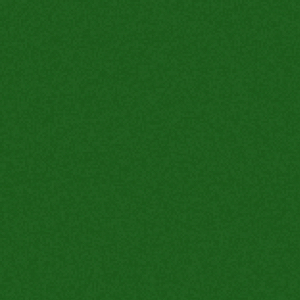
#> input picture green-felt.jpg, 300 x 300 px
$ python -i zz-tmp-tiler.py   (imports and definitions only)
#> lines starting #> are read from the running program, lines starting #| are printed output that depends on the picture
"""Cut a true seamless tile out of a photographed texture.
   1. take the biggest centred square (plus a feather margin), so the photo's edges are not used
   2. flatten the lighting, or the photo's own vignette repeats as a grid of hot spots
   3. wrap-blend the feather band, which makes the left edge continue the right one exactly
"""
import numpy as np
from PIL import Image, ImageFilter

def flatten(arr, radius_frac=6.0):
    """divide out the very low frequencies: keeps the weave, drops the lighting"""
    h, w, _ = arr.shape
    lum = Image.fromarray(np.uint8(np.clip(arr.mean(axis=2), 0, 255)))
    blur = np.asarray(lum.filter(ImageFilter.GaussianBlur(radius=max(8, min(h, w) / radius_frac))), dtype=np.float32)
    blur = np.maximum(blur, 1.0)
    gain = (blur.mean() / blur)[:, :, None]
    return np.clip(arr * gain, 0, 255)

def wrap_blend(arr, f):
    """arr is (N+f, N+f, 3); returns an exactly seamless (N, N, 3).
       Blend across the full height first, so the rows the vertical pass reuses are already fixed."""
    n = arr.shape[0] - f
    wide = arr[:, :n].astype(np.float32).copy()
    tx = (np.arange(f, dtype=np.float32) / f)[None, :, None]
    wide[:, :f] = arr[:, n:n + f] * (1 - tx) + arr[:, :f] * tx
    out = wide[:n].copy()
    ty = (np.arange(f, dtype=np.float32) / f)[:, None, None]
    out[:f, :] = wide[n:n + f, :] * (1 - ty) + wide[:f, :] * ty
    return out

def make_tile(path, n=1536, feather_frac=8, flat=True):
#> called with path = 'green-felt.jpg', n = 1536, feather_frac = 8, flat = True
    im = Image.open(path)
#> im is the input picture: PIL image 300x300 RGB; mean R, G, B 30.2, 91.8, 28.8
    w, h = im.size
#> w = 300; h = 300
    side = min(w, h)
#> side = 300
    want = n + n // feather_frac
    im.draft("RGB", (max(1, w * want // side), max(1, h * want // side)))
    im = im.convert("RGB")
    w, h = im.size
    side = min(w, h)
    box = ((w - side) // 2, (h - side) // 2)
#> box = (0, 0)
    sq = im.crop((box[0], box[1], box[0] + side, box[1] + side)).resize((want, want), Image.LANCZOS)
    arr = np.asarray(sq, dtype=np.float32)
    if flat:
        arr = flatten(arr)
#> in flatten, `lum = Image.fromarray(np.uint8(np.clip(arr.mean(axis=2), 0, 255)))`:
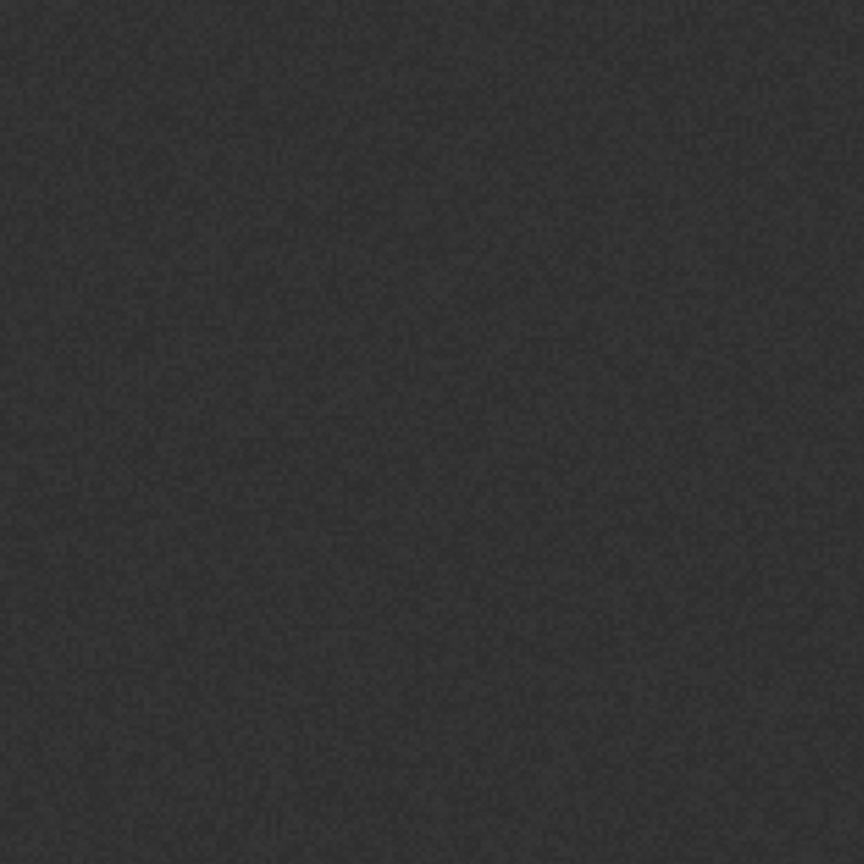
#> lum: PIL image 1728x1728 L (shown at 1/2 size); min 43, max 57, mean 49.9
#> in flatten, `blur = np.asarray(lum.filter(ImageFilter.GaussianBlur(radius=max(8, mi..`:
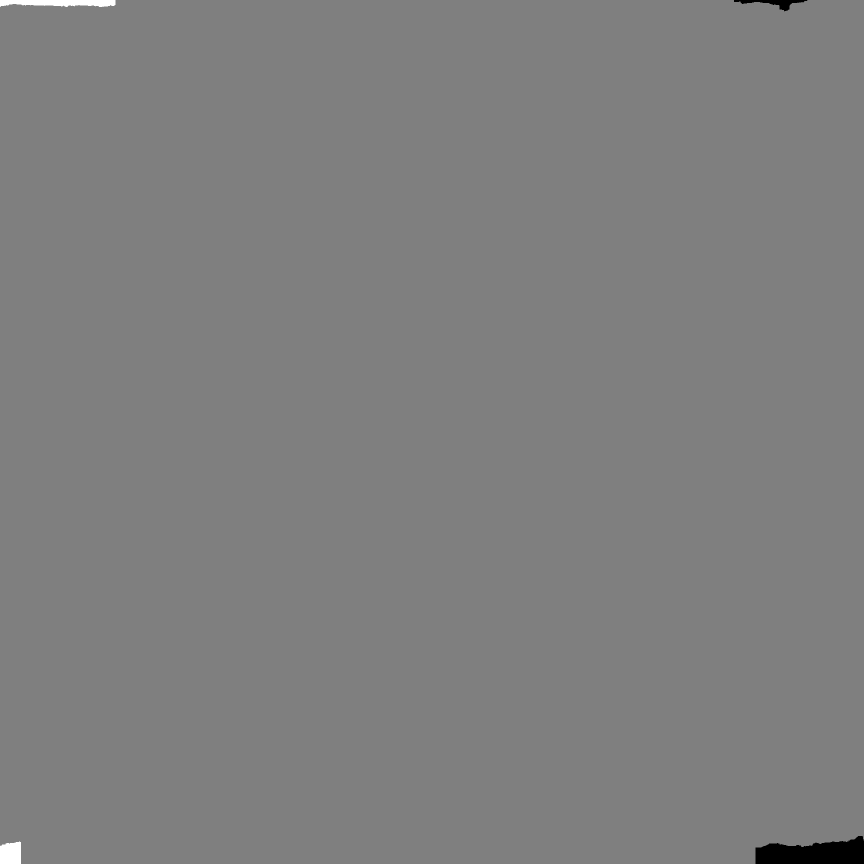
#> blur: shape (1728, 1728) float32 (shown at 1/2 size); min 49, max 51, mean 50; drawn with min black and max white
#> in flatten, `return np.clip(arr * gain, 0, 255)`:
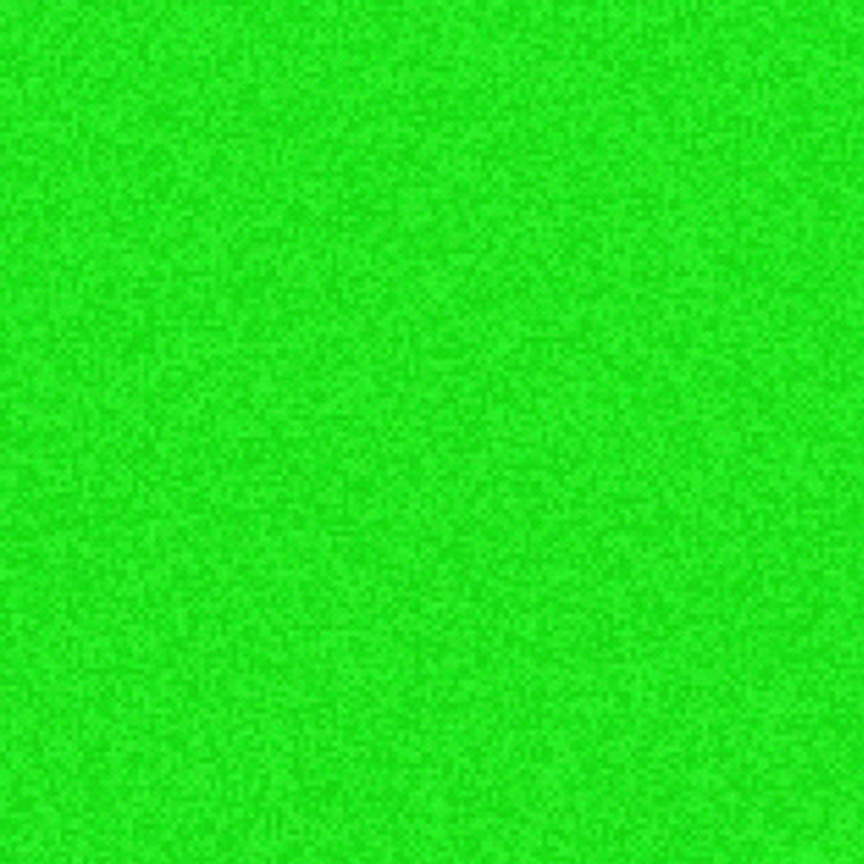
#> returned value: shape (1728, 1728, 3) float32 (shown at 1/2 size); mean of channels 0, 1, 2 29.8, 93, 28.4; drawn with min black and max white
    out = wrap_blend(arr, n // feather_frac)
#> in wrap_blend, `wide = arr[:, :n].astype(np.float32).copy()`:
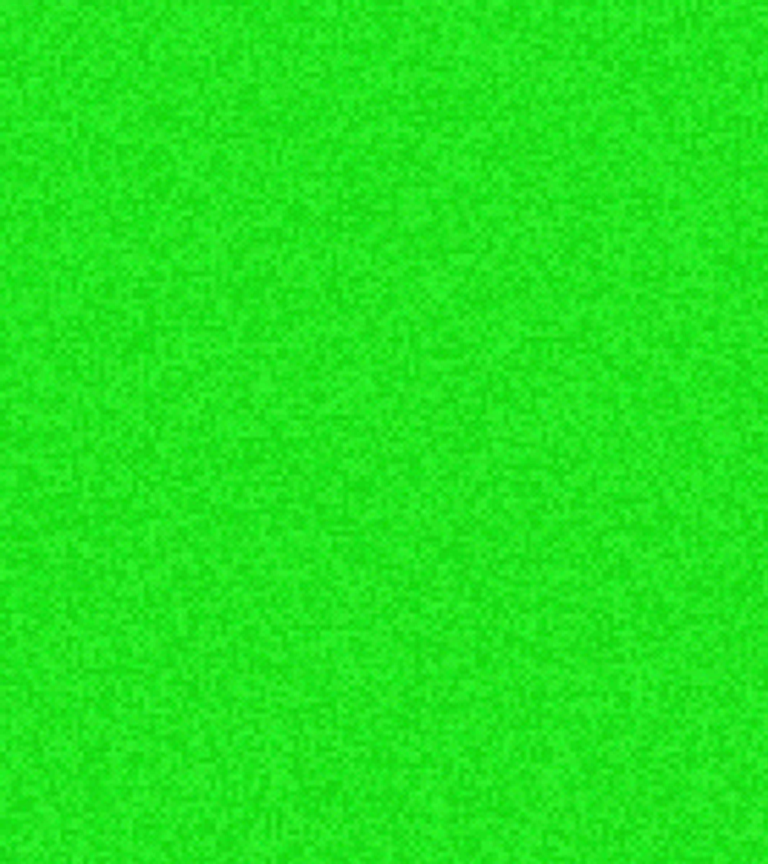
#> wide: shape (1728, 1536, 3) float32 (shown at 1/2 size); mean R, G, B 29.8, 92.8, 28.4; drawn with min black and max white
#> in wrap_blend, `out = wide[:n].copy()`:
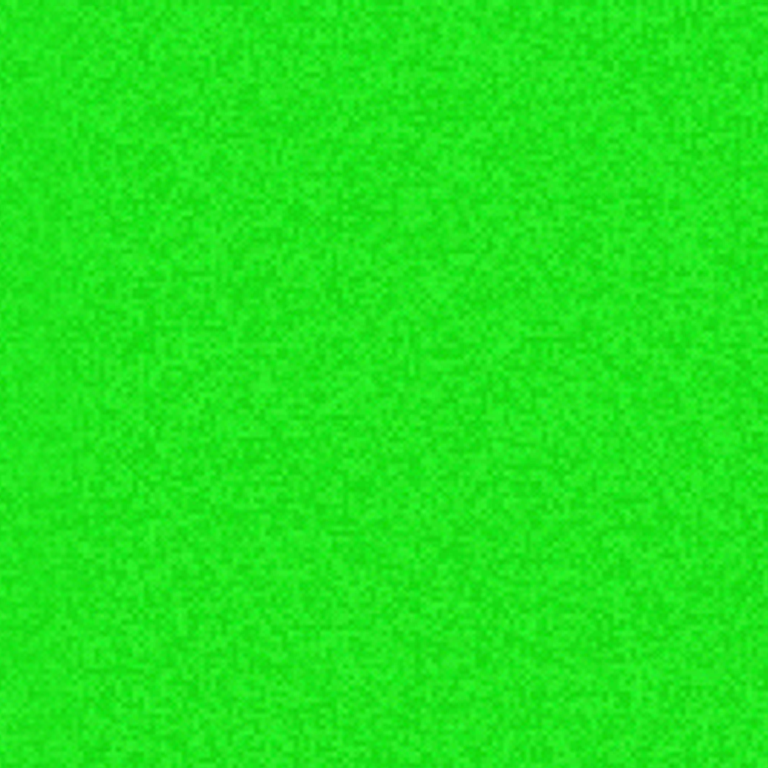
#> out: shape (1536, 1536, 3) float32 (shown at 1/2 size); mean R, G, B 29.9, 92.7, 28.5; drawn with min black and max white
    return Image.fromarray(np.uint8(np.clip(out, 0, 255)))
#> returned value: PIL image 1536x1536 RGB

>>> result = make_tile('green-felt.jpg')
